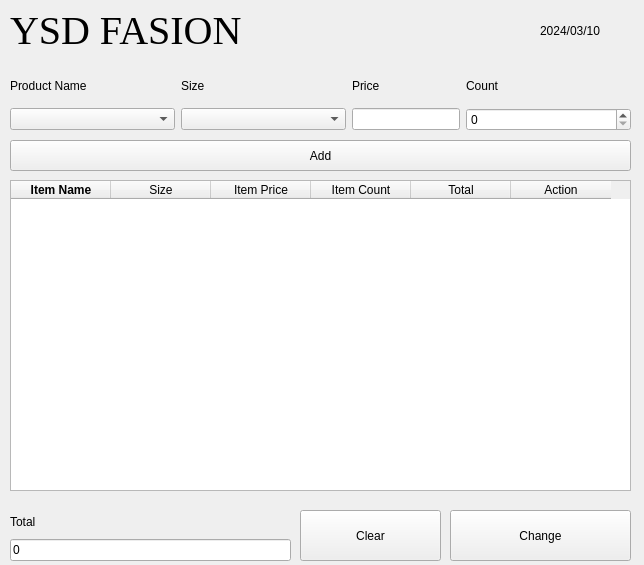
<?xml version="1.0" encoding="UTF-8"?>
<ui version="4.0">
 <class>ShopDataEntry</class>
 <widget class="QWidget" name="ShopDataEntry">
  <property name="geometry">
   <rect>
    <x>0</x>
    <y>0</y>
    <width>644</width>
    <height>565</height>
   </rect>
  </property>
  <property name="sizePolicy">
   <sizepolicy hsizetype="Fixed" vsizetype="Fixed">
    <horstretch>0</horstretch>
    <verstretch>0</verstretch>
   </sizepolicy>
  </property>
  <property name="windowTitle">
   <string>Form</string>
  </property>
  <widget class="QLabel" name="date_lable">
   <property name="enabled">
    <bool>true</bool>
   </property>
   <property name="geometry">
    <rect>
     <x>540</x>
     <y>10</y>
     <width>81</width>
     <height>41</height>
    </rect>
   </property>
   <property name="text">
    <string>2024/03/10</string>
   </property>
  </widget>
  <widget class="QLabel" name="bussinessName">
   <property name="geometry">
    <rect>
     <x>10</x>
     <y>10</y>
     <width>251</width>
     <height>40</height>
    </rect>
   </property>
   <property name="font">
    <font>
     <family>Times New Roman</family>
     <pointsize>-1</pointsize>
    </font>
   </property>
   <property name="styleSheet">
    <string notr="true">font-size: 40px;
font-family: &quot;Times New Roman&quot;;
transition: font-size 0.3s ease, color 0.3s ease;</string>
   </property>
   <property name="text">
    <string>YSD FASION</string>
   </property>
  </widget>
  <widget class="QPushButton" name="clearBtn">
   <property name="geometry">
    <rect>
     <x>300</x>
     <y>510</y>
     <width>141</width>
     <height>51</height>
    </rect>
   </property>
   <property name="text">
    <string>Clear</string>
   </property>
  </widget>
  <widget class="QWidget" name="layoutWidget">
   <property name="geometry">
    <rect>
     <x>10</x>
     <y>510</y>
     <width>281</width>
     <height>51</height>
    </rect>
   </property>
   <layout class="QVBoxLayout" name="verticalLayout_5">
    <item>
     <widget class="QLabel" name="label_5">
      <property name="text">
       <string>Total</string>
      </property>
     </widget>
    </item>
    <item>
     <widget class="QLineEdit" name="totalOfItems_lineEdit">
      <property name="text">
       <string>0</string>
      </property>
     </widget>
    </item>
   </layout>
  </widget>
  <widget class="QTableWidget" name="item_table">
   <property name="geometry">
    <rect>
     <x>10</x>
     <y>180</y>
     <width>621</width>
     <height>311</height>
    </rect>
   </property>
   <property name="sizePolicy">
    <sizepolicy hsizetype="Ignored" vsizetype="Ignored">
     <horstretch>0</horstretch>
     <verstretch>0</verstretch>
    </sizepolicy>
   </property>
   <column>
    <property name="text">
     <string>Item Name</string>
    </property>
    <property name="font">
     <font>
      <weight>75</weight>
      <bold>true</bold>
     </font>
    </property>
    <property name="textAlignment">
     <set>AlignCenter</set>
    </property>
   </column>
   <column>
    <property name="text">
     <string>Size</string>
    </property>
    <property name="textAlignment">
     <set>AlignCenter</set>
    </property>
   </column>
   <column>
    <property name="text">
     <string>Item Price</string>
    </property>
    <property name="textAlignment">
     <set>AlignCenter</set>
    </property>
   </column>
   <column>
    <property name="text">
     <string>Item Count</string>
    </property>
    <property name="textAlignment">
     <set>AlignCenter</set>
    </property>
   </column>
   <column>
    <property name="text">
     <string>Total</string>
    </property>
    <property name="textAlignment">
     <set>AlignCenter</set>
    </property>
   </column>
   <column>
    <property name="text">
     <string>Action</string>
    </property>
    <property name="textAlignment">
     <set>AlignCenter</set>
    </property>
   </column>
  </widget>
  <widget class="QPushButton" name="giveaChangeBtn">
   <property name="geometry">
    <rect>
     <x>450</x>
     <y>510</y>
     <width>181</width>
     <height>51</height>
    </rect>
   </property>
   <property name="text">
    <string>Change</string>
   </property>
  </widget>
  <widget class="QPushButton" name="add_btn">
   <property name="geometry">
    <rect>
     <x>10</x>
     <y>140</y>
     <width>621</width>
     <height>31</height>
    </rect>
   </property>
   <property name="text">
    <string>Add</string>
   </property>
  </widget>
  <widget class="QWidget" name="layoutWidget">
   <property name="geometry">
    <rect>
     <x>10</x>
     <y>70</y>
     <width>621</width>
     <height>61</height>
    </rect>
   </property>
   <layout class="QGridLayout" name="gridLayout">
    <item row="2" column="3">
     <widget class="QLabel" name="label_4">
      <property name="text">
       <string>Count</string>
      </property>
     </widget>
    </item>
    <item row="6" column="3">
     <widget class="QSpinBox" name="itemCount_spinBox"/>
    </item>
    <item row="2" column="0">
     <widget class="QLabel" name="label_2">
      <property name="text">
       <string>Product Name</string>
      </property>
     </widget>
    </item>
    <item row="6" column="0">
     <widget class="QComboBox" name="productName_comboBox"/>
    </item>
    <item row="2" column="1">
     <widget class="QLabel" name="label_6">
      <property name="text">
       <string>Size</string>
      </property>
     </widget>
    </item>
    <item row="2" column="2">
     <widget class="QLabel" name="label_3">
      <property name="text">
       <string>Price</string>
      </property>
     </widget>
    </item>
    <item row="6" column="2">
     <widget class="QLineEdit" name="price_lineEdit">
      <property name="sizePolicy">
       <sizepolicy hsizetype="Fixed" vsizetype="Fixed">
        <horstretch>0</horstretch>
        <verstretch>0</verstretch>
       </sizepolicy>
      </property>
     </widget>
    </item>
    <item row="6" column="1">
     <widget class="QComboBox" name="size_comboBox">
      <property name="autoFillBackground">
       <bool>false</bool>
      </property>
     </widget>
    </item>
   </layout>
  </widget>
 </widget>
 <tabstops>
  <tabstop>productName_comboBox</tabstop>
  <tabstop>size_comboBox</tabstop>
  <tabstop>price_lineEdit</tabstop>
  <tabstop>itemCount_spinBox</tabstop>
  <tabstop>add_btn</tabstop>
  <tabstop>item_table</tabstop>
  <tabstop>clearBtn</tabstop>
  <tabstop>giveaChangeBtn</tabstop>
  <tabstop>totalOfItems_lineEdit</tabstop>
 </tabstops>
 <resources/>
 <connections/>
</ui>
